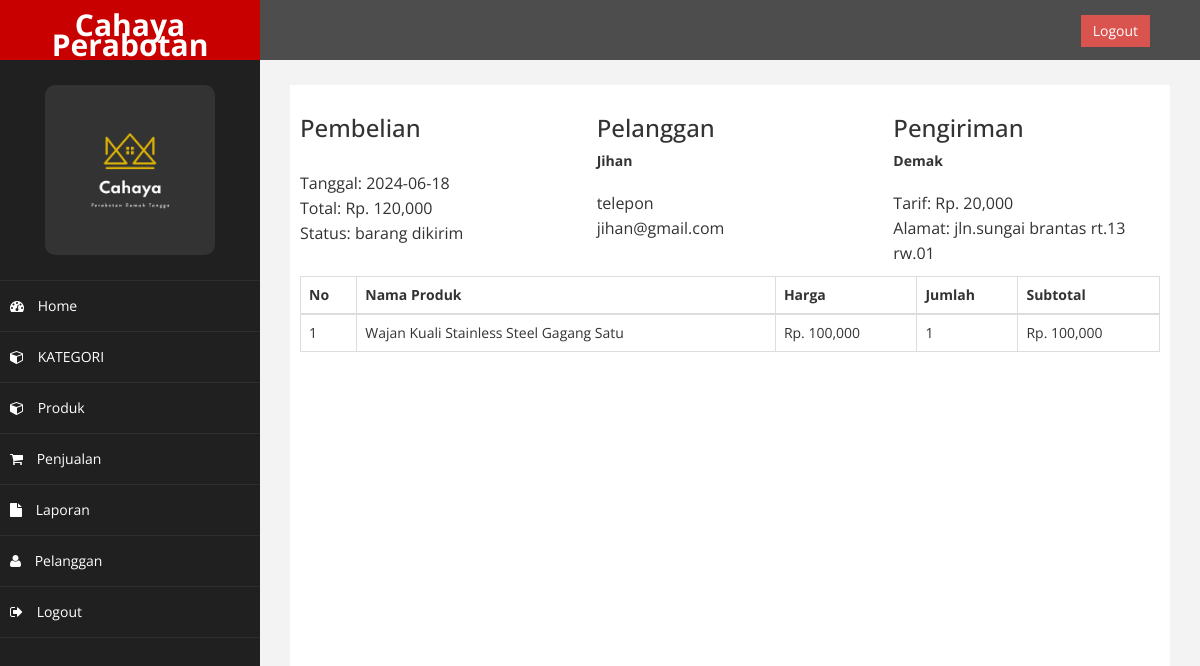
The page /admin/index.php?halaman=detail&id=21 on the database its author committed.
### tables this page shows
CREATE TABLE `pembelian` (
  `id_pembelian` int(11) NOT NULL,
  `id_pelanggan` int(11) NOT NULL,
  `id_ongkir` int(11) NOT NULL,
  `tanggal_pembelian` date NOT NULL,
  `total_pembelian` int(11) NOT NULL,
  `nama_kota` varchar(100) NOT NULL,
  `tarif` int(11) NOT NULL,
  `alamat_pengiriman` text NOT NULL,
  `status_pembelian` varchar(100) NOT NULL DEFAULT 'pending',
  `resi_pengiriman` varchar(50) NOT NULL
);

CREATE TABLE `pelanggan` (
  `id_pelanggan` int(11) NOT NULL,
  `email_pelanggan` varchar(100) NOT NULL,
  `password_pelanggan` varchar(50) NOT NULL,
  `nama_pelanggan` varchar(100) NOT NULL,
  `telepon_pelanggan` varchar(25) NOT NULL,
  `alamat_pelanggan` text NOT NULL
);

CREATE TABLE `pembelian_produk` (
  `id_pembelian_produk` int(11) NOT NULL,
  `id_pembelian` int(11) NOT NULL,
  `id_produk` int(11) NOT NULL,
  `jumlah` int(11) NOT NULL,
  `nama` varchar(100) NOT NULL,
  `harga` int(11) NOT NULL,
  `berat` int(11) NOT NULL,
  `subberat` int(11) NOT NULL,
  `subharga` int(11) NOT NULL
);

CREATE TABLE `produk` (
  `id_produk` int(11) NOT NULL,
  `id_kategori` int(5) NOT NULL,
  `nama_produk` varchar(100) NOT NULL,
  `harga_produk` int(11) NOT NULL,
  `berat_produk` int(11) NOT NULL,
  `foto_produk` varchar(100) NOT NULL,
  `deskripsi_produk` text NOT NULL,
  `stok_produk` int(5) NOT NULL
);

### admin/detail.php (the view)
<?php
include '../koneksi.php';
$ambil = $koneksi->query("SELECT * FROM pembelian JOIN pelanggan
    ON pembelian.id_pelanggan=pelanggan.id_pelanggan
    WHERE pembelian.id_pembelian='$_GET[id]'");
$detail = $ambil->fetch_assoc();
?>
<div class="row">
    <div class="col-md-4">
        <h3>Pembelian</h3>
        <p>
            Tanggal: <?php echo $detail['tanggal_pembelian']; ?> <br>
            Total: Rp. <?php echo number_format($detail['total_pembelian']); ?> <br>
            Status: <?php echo $detail["status_pembelian"]; ?>
        </p>
    </div>
    <div class="col-md-4">
        <h3>Pelanggan</h3>
        <strong><?php echo $detail['nama_pelanggan']; ?></strong> <br>
        <p>
            <?php echo $detail['telepon_pelanggan']; ?> <br>
            <?php echo $detail['email_pelanggan']; ?>
        </p>
    </div>
    <div class="col-md-4">
        <h3>Pengiriman</h3>
        <strong><?php echo $detail['nama_kota']; ?></strong><br>
        <p>
            Tarif: Rp. <?php echo number_format($detail["tarif"]); ?><br>
            Alamat: <?php echo $detail["alamat_pengiriman"]; ?>
        </p>
    </div>
</div>
<table class="table table-bordered">
    <thead>
        <tr>
            <th>No</th>
            <th>Nama Produk</th>
            <th>Harga</th>
            <th>Jumlah</th>
            <th>Subtotal</th>
        </tr>
    </thead>
    <tbody>
        <?php $nomor=1; ?>
        <?php $ambil=$koneksi->query("SELECT * FROM pembelian_produk JOIN produk ON
            pembelian_produk.id_produk=produk.id_produk
        WHERE pembelian_produk.id_pembelian='$_GET[id]'"); ?>
        <?php while($pecah=$ambil->fetch_assoc()){ ?>
        <tr>
            <td><?php echo $nomor; ?></td>
            <td><?php echo $pecah['nama_produk']; ?></td>
            <td>Rp. <?php echo number_format($pecah['harga_produk']); ?></td>
            <td><?php echo $pecah['jumlah']; ?></td>
            <td>
                Rp. <?php echo number_format($pecah['harga_produk']*$pecah['jumlah']); ?>
            </td>
        </tr>
        <?php $nomor++; ?>
        <?php } ?>
    </tbody>
</table>

### admin/assets/css/custom.css (style rules this page uses)
body { font-family: 'Open Sans', sans-serif; }
p { font-size:16px; line-height:25px; padding-top:20px; }

### rows shown on the page
pembelian: tanggal_pembelian "2024-06-18", total_pembelian "120,000", status_pembelian "barang dikirim", id_pelanggan.nama_pelanggan "Jihan", id_pelanggan.telepon_pelanggan "telepon", id_pelanggan.email_pelanggan "jihan@gmail.com", nama_kota "Demak", tarif "20,000", alamat_pengiriman "jln.sungai brantas rt.13 rw.01"
pembelian_produk: id_produk.nama_produk "Wajan Kuali Stainless Steel Gagang Satu", id_produk.harga_produk "100,000", jumlah "1", $pecah['harga_produk']*$pecah['jumlah'] "100,000"
